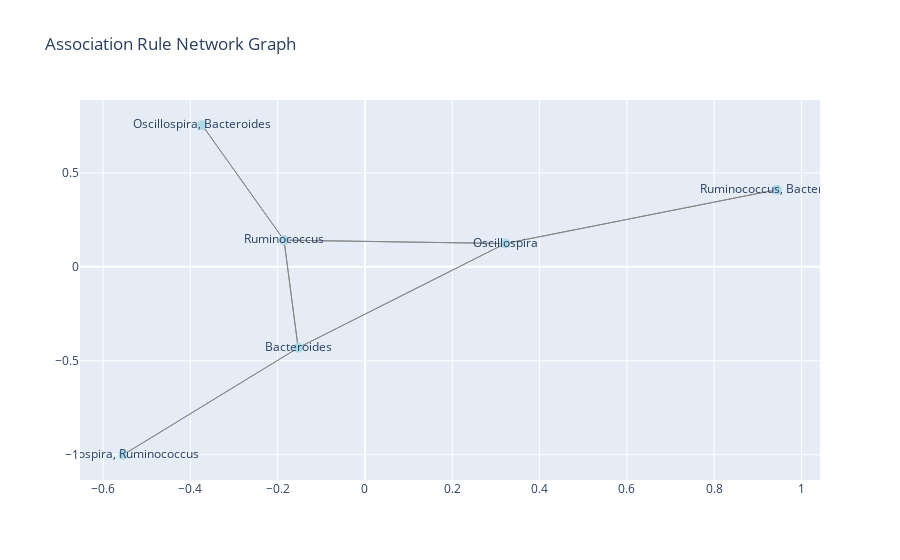

Notebook code for this chart:
### Code cell
# Create a directed graph
G = nx.DiGraph()

# Add edges
for _, row in conf_rules.iterrows():
    G.add_edge(", ".join(row["antecedents"]), ", ".join(row["consequents"]), weight=row["confidence"])

# Get positions
pos = nx.spring_layout(G, k=0.5)

# Create edge traces
edge_x, edge_y = [], []
for edge in G.edges(data=True):
    x0, y0 = pos[edge[0]]
    x1, y1 = pos[edge[1]]
    edge_x.extend([x0, x1, None])
    edge_y.extend([y0, y1, None])

edge_trace = go.Scatter(x=edge_x, y=edge_y, line=dict(width=1, color='#888'),
                         hoverinfo='none', mode='lines')

# Create node traces
node_x, node_y, text = [], [], []
for node in G.nodes():
    x, y = pos[node]
    node_x.append(x)
    node_y.append(y)
    text.append(node)

node_trace = go.Scatter(x=node_x, y=node_y, mode='markers+text', 
                        marker=dict(size=10, color='lightblue'),
                        text=text, hoverinfo="text")

# Create figure
fig = go.Figure(data=[edge_trace, node_trace])
fig.update_layout(showlegend=False, title="Association Rule Network Graph")
fig.write_image("networkgraph.jpg")
fig.show()

### Figure 1 — Plotly figure (JSON) as saved in the notebook; plotly's stock layout.template omitted (floating-point values rounded to 4 significant figures)
{"data": [{"hoverinfo": "none", "line": {"color": "#888", "width": 1}, "mode": "lines", "type": "scatter", "x": [-0.1854, -0.153, null, -0.1854, 0.3215, null, -0.1854, -0.3727, null, -0.153, -0.1854, null, -0.153, 0.3215, null, -0.153, -0.5537, null, 0.3215, -0.153, null, 0.3215, -0.1854, null, 0.3215, 0.9434, null, -0.5537, -0.153, null, -0.3727, -0.1854, null, 0.9434, 0.3215, null], "y": [0.1423, -0.4309, null, 0.1423, 0.1241, null, 0.1423, 0.7538, null, -0.4309, 0.1423, null, -0.4309, 0.1241, null, -0.4309, -1, null, 0.1241, -0.4309, null, 0.1241, 0.1423, null, 0.1241, 0.4107, null, -1, -0.4309, null, 0.7538, 0.1423, null, 0.4107, 0.1241, null]}, {"hoverinfo": "text", "marker": {"color": "lightblue", "size": 10}, "mode": "markers+text", "text": ["Ruminococcus", "Bacteroides", "Oscillospira", "Oscillospira, Ruminococcus", "Oscillospira, Bacteroides", "Ruminococcus, Bacteroides"], "type": "scatter", "x": [-0.1854, -0.153, 0.3215, -0.5537, -0.3727, 0.9434], "y": [0.1423, -0.4309, 0.1241, -1, 0.7538, 0.4107]}], "layout": {"showlegend": false, "title": {"text": "Association Rule Network Graph"}}}
